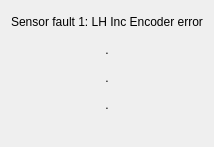
                <widget class="QWidget" name="scrollAreaWidgetContents_2">
                 <property name="geometry">
                  <rect>
                   <x>0</x>
                   <y>0</y>
                   <width>211</width>
                   <height>147</height>
                  </rect>
                 </property>
                 <layout class="QVBoxLayout" name="verticalLayout_29" stretch="1,1,1,1,0">
                  <item>
                   <widget class="QLabel" name="label_33">
                    <property name="text">
                     <string>Sensor fault 1: LH Inc Encoder error</string>
                    </property>
                   </widget>
                  </item>
                  <item>
                   <widget class="QLabel" name="label_34">
                    <property name="text">
                     <string>.</string>
                    </property>
                    <property name="alignment">
                     <set>Qt::AlignCenter</set>
                    </property>
                   </widget>
                  </item>
                  <item>
                   <widget class="QLabel" name="label_35">
                    <property name="text">
                     <string>.</string>
                    </property>
                    <property name="alignment">
                     <set>Qt::AlignCenter</set>
                    </property>
                   </widget>
                  </item>
                  <item>
                   <widget class="QLabel" name="label_36">
                    <property name="text">
                     <string>.</string>
                    </property>
                    <property name="alignment">
                     <set>Qt::AlignCenter</set>
                    </property>
                   </widget>
                  </item>
                  <item>
                   <widget class="QLabel" name="label_37">
                    <property name="text">
                     <string/>
                    </property>
                   </widget>
                  </item>
                 </layout>
                </widget>
